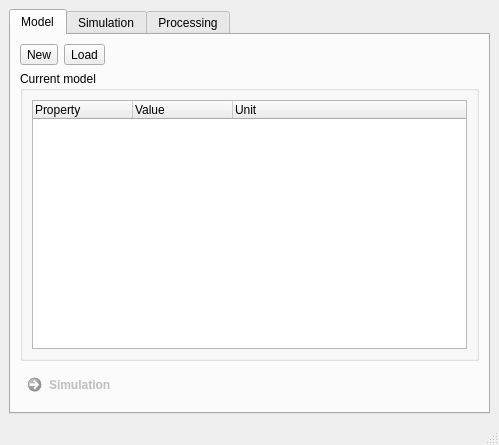
<?xml version="1.0" encoding="UTF-8"?>
<ui version="4.0">
 <class>MainWindow</class>
 <widget class="QMainWindow" name="MainWindow">
  <property name="geometry">
   <rect>
    <x>0</x>
    <y>0</y>
    <width>499</width>
    <height>445</height>
   </rect>
  </property>
  <property name="windowTitle">
   <string notr="true">OpenMoldyn</string>
  </property>
  <widget class="QWidget" name="centralwidget">
   <layout class="QGridLayout" name="gridLayout">
    <item row="0" column="1">
     <widget class="QTabWidget" name="tabWidget">
      <property name="currentIndex">
       <number>0</number>
      </property>
      <widget class="QWidget" name="tab_model">
       <attribute name="title">
        <string>Model</string>
       </attribute>
       <layout class="QGridLayout" name="gridLayout_2">
        <item row="1" column="0">
         <widget class="QToolButton" name="newModelBtn">
          <property name="text">
           <string>New</string>
          </property>
         </widget>
        </item>
        <item row="3" column="0" colspan="4">
         <widget class="QGroupBox" name="groupBox">
          <property name="sizePolicy">
           <sizepolicy hsizetype="Preferred" vsizetype="Expanding">
            <horstretch>0</horstretch>
            <verstretch>0</verstretch>
           </sizepolicy>
          </property>
          <property name="title">
           <string>Current model</string>
          </property>
          <layout class="QHBoxLayout" name="horizontalLayout">
           <item>
            <widget class="QTreeWidget" name="paramsTreeWidget">
             <property name="indentation">
              <number>10</number>
             </property>
             <column>
              <property name="text">
               <string>Property</string>
              </property>
             </column>
             <column>
              <property name="text">
               <string>Value</string>
              </property>
             </column>
             <column>
              <property name="text">
               <string>Unit</string>
              </property>
             </column>
            </widget>
           </item>
          </layout>
         </widget>
        </item>
        <item row="1" column="1">
         <widget class="QToolButton" name="loadModelBtn">
          <property name="text">
           <string>Load</string>
          </property>
         </widget>
        </item>
        <item row="4" column="0" colspan="4">
         <widget class="QCommandLinkButton" name="gotoSimuBtn">
          <property name="enabled">
           <bool>false</bool>
          </property>
          <property name="text">
           <string>Simulation</string>
          </property>
         </widget>
        </item>
       </layout>
      </widget>
      <widget class="QWidget" name="tab_simu">
       <property name="enabled">
        <bool>false</bool>
       </property>
       <attribute name="title">
        <string>Simulation</string>
       </attribute>
       <layout class="QGridLayout" name="gridLayout_3">
        <item row="3" column="0" colspan="2">
         <widget class="QGroupBox" name="progress_groupBox">
          <property name="title">
           <string>Progress</string>
          </property>
          <layout class="QGridLayout" name="gridLayout_4">
           <item row="0" column="0">
            <widget class="QProgressBar" name="simuProgressBar">
             <property name="maximum">
              <number>1</number>
             </property>
             <property name="value">
              <number>0</number>
             </property>
             <property name="format">
              <string>%v/%m</string>
             </property>
            </widget>
           </item>
           <item row="0" column="1">
            <widget class="QToolButton" name="RTViewBtn">
             <property name="text">
              <string>View current state</string>
             </property>
            </widget>
           </item>
          </layout>
         </widget>
        </item>
        <item row="1" column="1">
         <widget class="QCommandLinkButton" name="simuBtn">
          <property name="text">
           <string>Launch simulation</string>
          </property>
         </widget>
        </item>
        <item row="1" column="0">
         <layout class="QFormLayout" name="formLayout">
          <item row="0" column="0">
           <widget class="QLabel" name="iterationsLabel">
            <property name="text">
             <string>Iterations</string>
            </property>
           </widget>
          </item>
          <item row="0" column="1">
           <widget class="QSpinBox" name="iterationsSpinBox">
            <property name="maximum">
             <number>210000766</number>
            </property>
            <property name="singleStep">
             <number>100</number>
            </property>
            <property name="value">
             <number>1000</number>
            </property>
           </widget>
          </item>
          <item row="1" column="0">
           <widget class="QLabel" name="simulationTimeLabel">
            <property name="text">
             <string>Simulation time (s)</string>
            </property>
           </widget>
          </item>
          <item row="1" column="1">
           <widget class="QLineEdit" name="simulationTimeLineEdit"/>
          </item>
         </layout>
        </item>
        <item row="4" column="0" colspan="2">
         <widget class="QCommandLinkButton" name="gotoProcessBtn">
          <property name="enabled">
           <bool>false</bool>
          </property>
          <property name="text">
           <string>Process data</string>
          </property>
         </widget>
        </item>
       </layout>
      </widget>
      <widget class="QWidget" name="tab_processing">
       <property name="enabled">
        <bool>false</bool>
       </property>
       <attribute name="title">
        <string>Processing</string>
       </attribute>
      </widget>
     </widget>
    </item>
   </layout>
  </widget>
  <widget class="QMenuBar" name="menubar">
   <property name="geometry">
    <rect>
     <x>0</x>
     <y>0</y>
     <width>499</width>
     <height>21</height>
    </rect>
   </property>
  </widget>
  <widget class="QStatusBar" name="statusbar"/>
  <action name="actionNew">
   <property name="text">
    <string>New model</string>
   </property>
  </action>
  <action name="actionOpen_model">
   <property name="text">
    <string>Open model</string>
   </property>
  </action>
  <action name="actionNew_simulation">
   <property name="text">
    <string>New simulation</string>
   </property>
  </action>
 </widget>
 <resources/>
 <connections/>
</ui>
